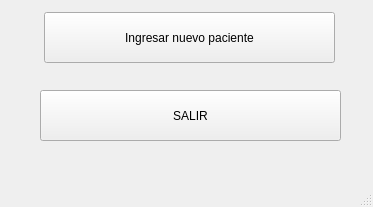
<?xml version="1.0" encoding="UTF-8"?>
<ui version="4.0">
 <class>ventana_principal</class>
 <widget class="QMainWindow" name="ventana_principal">
  <property name="geometry">
   <rect>
    <x>0</x>
    <y>0</y>
    <width>373</width>
    <height>207</height>
   </rect>
  </property>
  <property name="windowTitle">
   <string>MainWindow</string>
  </property>
  <widget class="QWidget" name="centralwidget">
   <widget class="QPushButton" name="bingresarp">
    <property name="geometry">
     <rect>
      <x>44</x>
      <y>12</y>
      <width>291</width>
      <height>51</height>
     </rect>
    </property>
    <property name="text">
     <string>Ingresar nuevo paciente</string>
    </property>
   </widget>
   <widget class="QPushButton" name="bsalir">
    <property name="geometry">
     <rect>
      <x>40</x>
      <y>90</y>
      <width>301</width>
      <height>51</height>
     </rect>
    </property>
    <property name="text">
     <string>SALIR</string>
    </property>
   </widget>
  </widget>
  <widget class="QMenuBar" name="menubar">
   <property name="geometry">
    <rect>
     <x>0</x>
     <y>0</y>
     <width>373</width>
     <height>21</height>
    </rect>
   </property>
  </widget>
  <widget class="QStatusBar" name="statusbar"/>
 </widget>
 <resources/>
 <connections/>
</ui>
